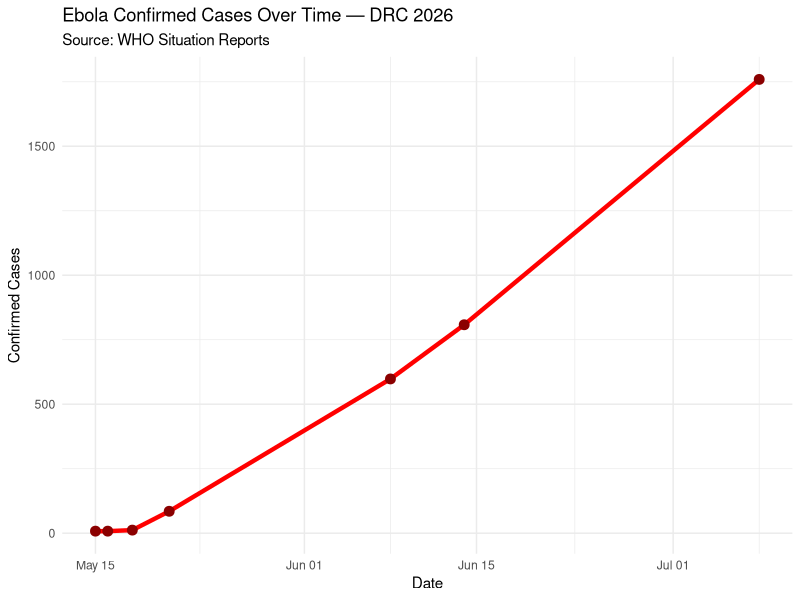
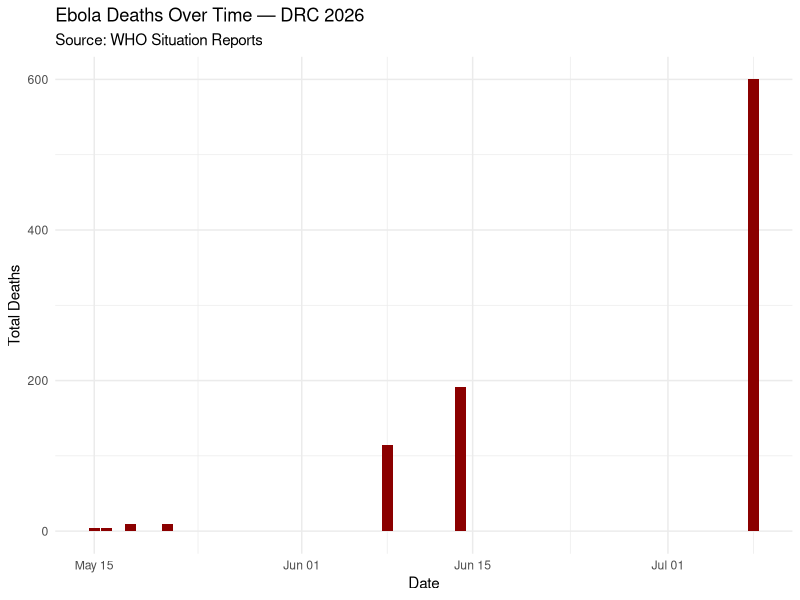
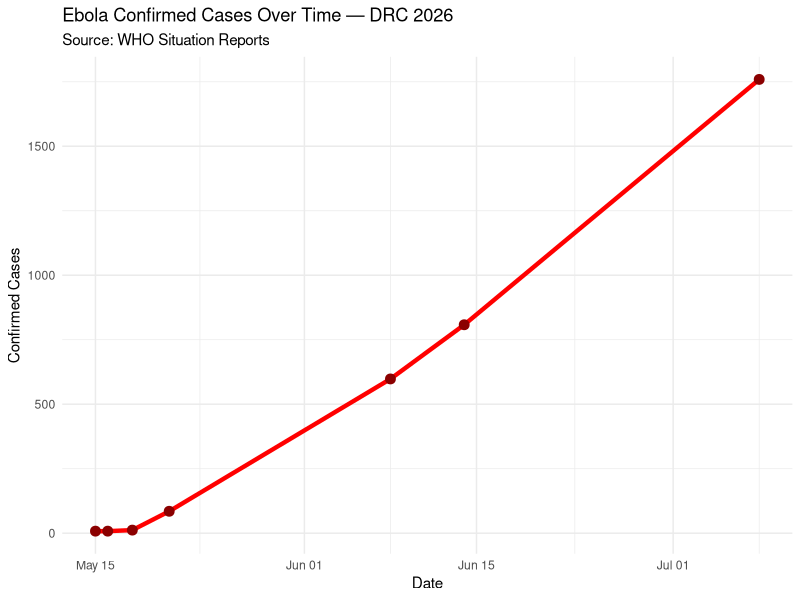
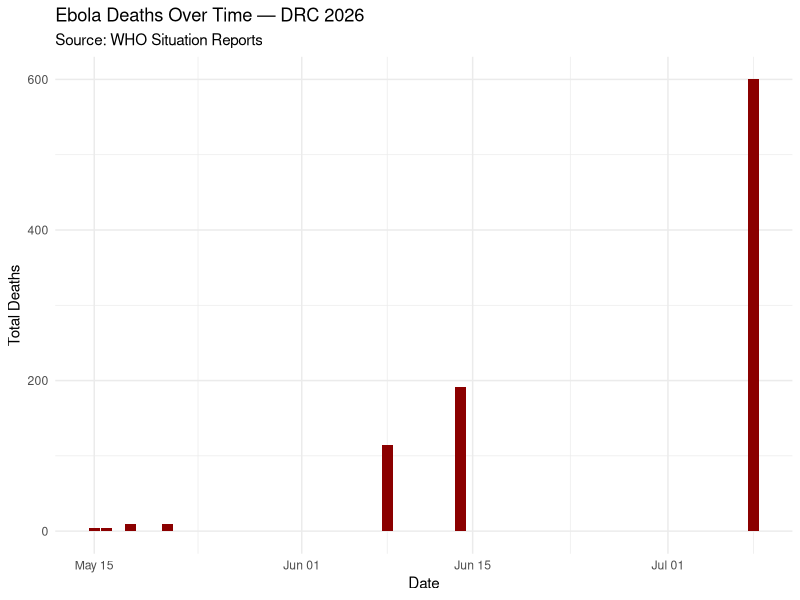

Source code (R) for these figures, in order:
# ============================================
# EBOLA DRC 2026 - Exploratory Analysis
# Author: Parfait Ngandu
# Date: June 2026
# Purpose: Explore and visualize outbreak data
# ============================================

library(tidyverse)

# Load the clean data we saved in script 01
ebola_data <- read.csv("data/clean/ebola_cases.csv")
ebola_data$date <- as.Date(ebola_data$date)

# CHART 1: Case Growth Over Time
ggplot(ebola_data, aes(x = date, y = confirmed_cases)) +
    geom_line(color = "red", linewidth = 1.5) +
    geom_point(color = "darkred", size = 3) +
    labs(title = "Ebola Confirmed Cases Over Time — DRC 2026",
        subtitle = "Source: WHO Situation Reports", # nolint
        x = "Date",
        y = "Confirmed Cases") +
    theme_minimal()

# Save chart
ggsave("outputs/figures/01_case_growth.png", width = 10, height = 6)
cat("Chart 1 saved!")

# CHART 2: Deaths Over Time
ggplot(ebola_data, aes(x = date, y = deaths)) +
    geom_bar(stat = "identity", fill = "darkred") +
    labs(title = "Ebola Deaths Over Time — DRC 2026",
        subtitle = "Source: WHO Situation Reports",
        x = "Date",
        y = "Total Deaths") + theme_minimal()

# Save chart
ggsave("outputs/figures/02_deaths.png", width = 10, height = 6)
cat("Chart 2 saved!")
